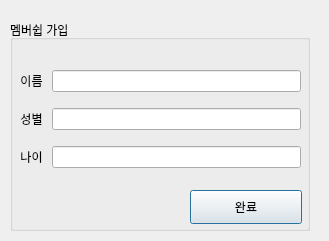
<?xml version="1.0" encoding="UTF-8"?>
<ui version="4.0">
 <class>Dialog</class>
 <widget class="QDialog" name="Dialog">
  <property name="geometry">
   <rect>
    <x>0</x>
    <y>0</y>
    <width>329</width>
    <height>241</height>
   </rect>
  </property>
  <property name="windowTitle">
   <string>Dialog</string>
  </property>
  <widget class="QGroupBox" name="groupBox_8">
   <property name="geometry">
    <rect>
     <x>10</x>
     <y>20</y>
     <width>300</width>
     <height>211</height>
    </rect>
   </property>
   <property name="palette">
    <palette>
     <active>
      <colorrole role="Text">
       <brush brushstyle="SolidPattern">
        <color alpha="255">
         <red>255</red>
         <green>0</green>
         <blue>0</blue>
        </color>
       </brush>
      </colorrole>
     </active>
     <inactive>
      <colorrole role="Text">
       <brush brushstyle="SolidPattern">
        <color alpha="255">
         <red>255</red>
         <green>0</green>
         <blue>0</blue>
        </color>
       </brush>
      </colorrole>
     </inactive>
     <disabled>
      <colorrole role="Text">
       <brush brushstyle="SolidPattern">
        <color alpha="255">
         <red>120</red>
         <green>120</green>
         <blue>120</blue>
        </color>
       </brush>
      </colorrole>
     </disabled>
    </palette>
   </property>
   <property name="title">
    <string>멤버쉽 가입</string>
   </property>
   <property name="flat">
    <bool>true</bool>
   </property>
   <widget class="QPushButton" name="pushButton_21">
    <property name="geometry">
     <rect>
      <x>180</x>
      <y>170</y>
      <width>112</width>
      <height>34</height>
     </rect>
    </property>
    <property name="text">
     <string>완료</string>
    </property>
   </widget>
   <widget class="QWidget" name="layoutWidget">
    <property name="geometry">
     <rect>
      <x>10</x>
      <y>40</y>
      <width>281</width>
      <height>121</height>
     </rect>
    </property>
    <layout class="QVBoxLayout" name="verticalLayout_13">
     <item>
      <layout class="QHBoxLayout" name="horizontalLayout_5">
       <property name="spacing">
        <number>9</number>
       </property>
       <property name="rightMargin">
        <number>0</number>
       </property>
       <item>
        <widget class="QLabel" name="label_16">
         <property name="enabled">
          <bool>true</bool>
         </property>
         <property name="text">
          <string>이름</string>
         </property>
         <property name="scaledContents">
          <bool>false</bool>
         </property>
         <property name="alignment">
          <set>Qt::AlignCenter</set>
         </property>
        </widget>
       </item>
       <item>
        <widget class="QLineEdit" name="lineEdit_6">
         <property name="enabled">
          <bool>true</bool>
         </property>
         <property name="palette">
          <palette>
           <active>
            <colorrole role="Text">
             <brush brushstyle="SolidPattern">
              <color alpha="255">
               <red>0</red>
               <green>0</green>
               <blue>0</blue>
              </color>
             </brush>
            </colorrole>
           </active>
           <inactive>
            <colorrole role="Text">
             <brush brushstyle="SolidPattern">
              <color alpha="255">
               <red>0</red>
               <green>0</green>
               <blue>0</blue>
              </color>
             </brush>
            </colorrole>
           </inactive>
           <disabled>
            <colorrole role="Text">
             <brush brushstyle="SolidPattern">
              <color alpha="255">
               <red>120</red>
               <green>120</green>
               <blue>120</blue>
              </color>
             </brush>
            </colorrole>
           </disabled>
          </palette>
         </property>
         <property name="autoFillBackground">
          <bool>false</bool>
         </property>
         <property name="text">
          <string/>
         </property>
         <property name="alignment">
          <set>Qt::AlignCenter</set>
         </property>
         <property name="readOnly">
          <bool>false</bool>
         </property>
        </widget>
       </item>
      </layout>
     </item>
     <item>
      <layout class="QHBoxLayout" name="horizontalLayout_11" stretch="0,0">
       <property name="spacing">
        <number>9</number>
       </property>
       <item>
        <widget class="QLabel" name="label_22">
         <property name="enabled">
          <bool>true</bool>
         </property>
         <property name="text">
          <string>성별</string>
         </property>
         <property name="alignment">
          <set>Qt::AlignCenter</set>
         </property>
        </widget>
       </item>
       <item>
        <widget class="QLineEdit" name="lineEdit_12">
         <property name="enabled">
          <bool>true</bool>
         </property>
         <property name="autoFillBackground">
          <bool>false</bool>
         </property>
         <property name="text">
          <string/>
         </property>
         <property name="alignment">
          <set>Qt::AlignCenter</set>
         </property>
         <property name="readOnly">
          <bool>false</bool>
         </property>
        </widget>
       </item>
      </layout>
     </item>
     <item>
      <layout class="QHBoxLayout" name="horizontalLayout_12" stretch="0,0">
       <property name="spacing">
        <number>9</number>
       </property>
       <item>
        <widget class="QLabel" name="label_23">
         <property name="enabled">
          <bool>true</bool>
         </property>
         <property name="text">
          <string>나이</string>
         </property>
         <property name="alignment">
          <set>Qt::AlignCenter</set>
         </property>
        </widget>
       </item>
       <item>
        <widget class="QLineEdit" name="lineEdit_13">
         <property name="enabled">
          <bool>true</bool>
         </property>
         <property name="autoFillBackground">
          <bool>false</bool>
         </property>
         <property name="text">
          <string/>
         </property>
         <property name="alignment">
          <set>Qt::AlignCenter</set>
         </property>
         <property name="readOnly">
          <bool>false</bool>
         </property>
        </widget>
       </item>
      </layout>
     </item>
    </layout>
   </widget>
  </widget>
 </widget>
 <resources/>
 <connections/>
</ui>
